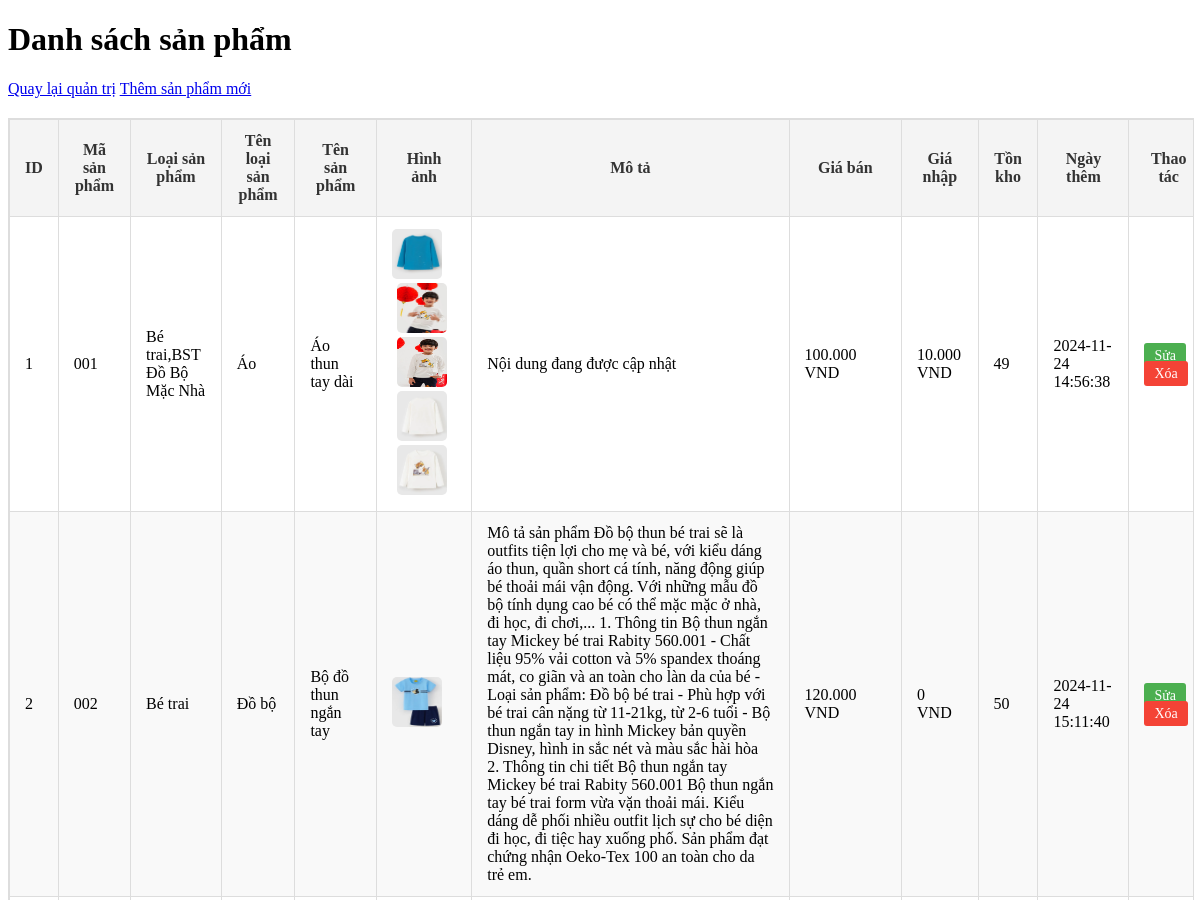
Page /admin/product_list.php (signed in, upper part) on the earlier database version.
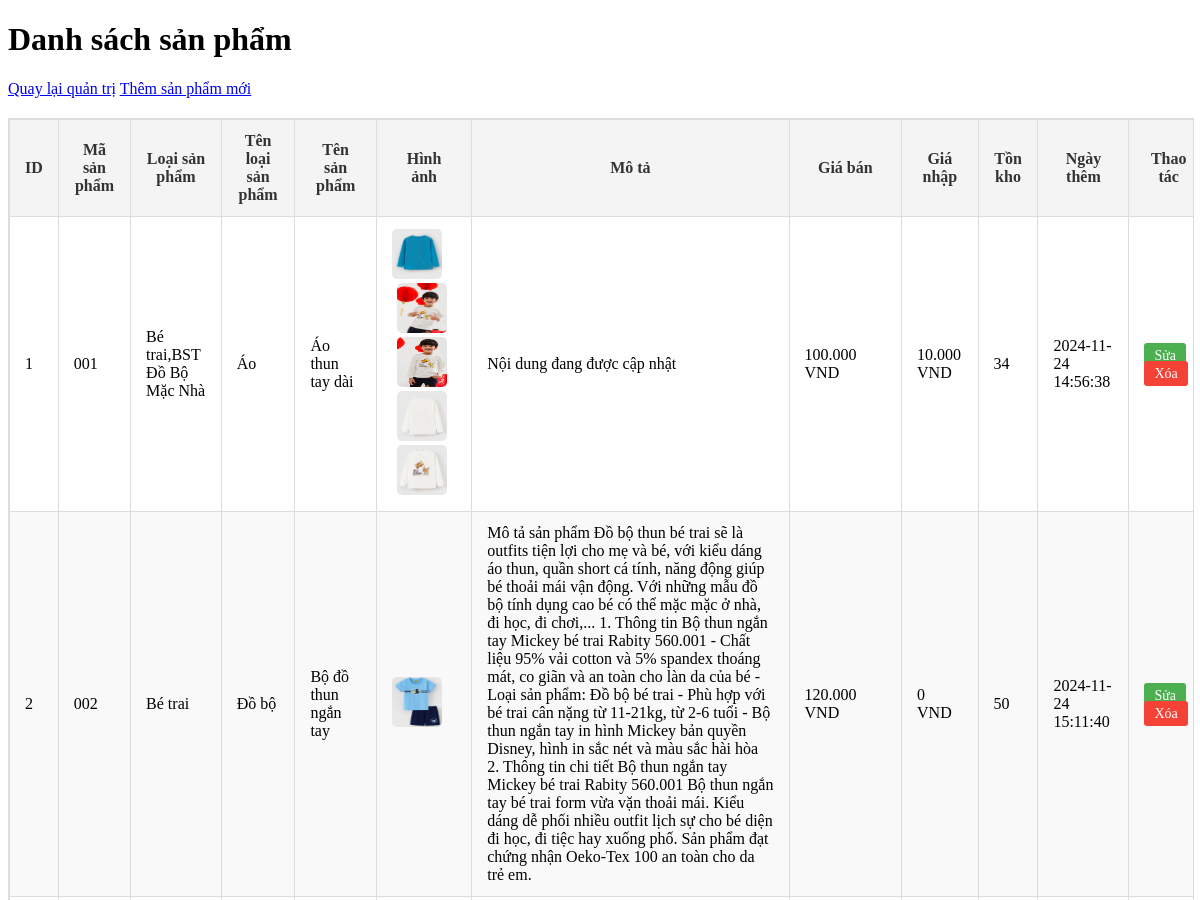
Same page on the later database version.
### tables this page shows
CREATE TABLE `products` (
  `id` int(11) NOT NULL,
  `product_code` varchar(50) NOT NULL,
  `category` varchar(50) NOT NULL,
  `category_name` varchar(50) NOT NULL,
  `name` varchar(255) NOT NULL,
  `image` varchar(255) NOT NULL,
  `description` text NOT NULL,
  `price` decimal(10,2) NOT NULL,
  `created_at` timestamp NOT NULL DEFAULT current_timestamp(),
  `sale_percentage` int(11) DEFAULT 0,
  `stock` int(11) DEFAULT 50,
  `cost_price` decimal(10,2) DEFAULT NULL,
  `sale_price` decimal(10,2) DEFAULT NULL,
  `sold_quantity` int(11) DEFAULT 0
);

### admin/product_list.php (the view, shortened to what this page needs)
<?php
require '../db.php';
$stmt = $pdo->query("SELECT * FROM products");
$products = $stmt->fetchAll(PDO::FETCH_ASSOC);
?>
<!DOCTYPE html>
<html lang="en">
<head>
    <link rel="stylesheet" href="../css/product_list.css">
</head>
<body>
    <header>
        <h1>Danh sách sản phẩm</h1>
    </header>
    <main>
        <a href="dashboard.php" class="back-btn">Quay lại quản trị</a>
        <a href="add_product.php" class="add-btn">Thêm sản phẩm mới</a>
        <div class="table-container">
            <table>
                <thead>
                    <tr>
                        <th>ID</th>
                        <th>Mã sản phẩm</th>
                        <th>Loại sản phẩm</th>
                        <th>Tên loại sản phẩm</th>
                        <th>Tên sản phẩm</th>
                        <th>Hình ảnh</th>
                        <th>Mô tả</th>
                        <th>Giá bán</th>
                        <th>Giá nhập</th>
                        <th>Tồn kho</th>
                        <th>Ngày thêm</th>
                        <th>Thao tác</th>
                    </tr>
                </thead>
                <tbody>
                    <?php foreach ($products as $product): ?>
                        <?php
                        $img_stmt = $pdo->prepare("SELECT * FROM product_images WHERE product_id = ?");
                        $img_stmt->execute([$product['id']]);
                        $additional_images = $img_stmt->fetchAll(PDO::FETCH_ASSOC);
                        ?>
                        <tr>
                            <td><?php echo htmlspecialchars($product['id']); ?></td>
                            <td><?php echo htmlspecialchars($product['product_code']); ?></td>
                            <td><?php echo htmlspecialchars($product['category']); ?></td>
                            <td><?php echo htmlspecialchars($product['category_name']); ?></td>
                            <td><?php echo htmlspecialchars($product['name']); ?></td>
                            <td>
                                <img src="../uploads/<?php echo htmlspecialchars($product['image']); ?>" alt="<?php echo htmlspecialchars($product['name']); ?>" style="width: 50px; height: 50px;">
                                <?php foreach ($additional_images as $img): ?>
                                    <img src="../uploads/<?php echo htmlspecialchars($img['image_path']); ?>" alt="<?php echo htmlspecialchars($product['name']); ?>" style="width: 50px; height: 50px; margin-left:5px;">
                                <?php endforeach; ?>
                            </td>
                            <td><?php echo htmlspecialchars($product['description']); ?></td>
                            <td><?php echo number_format($product['price'], 0, ',', '.'); ?> VND</td>
                            <td><?php echo number_format($product['cost_price'], 0, ',', '.'); ?> VND</td>
                            <td><?php echo htmlspecialchars($product['stock']); ?></td>
                            <td><?php echo htmlspecialchars($product['created_at']); ?></td>
                            <td>
                                <a href="edit_product.php?id=<?php echo $product['id']; ?>" class="btn-edit">Sửa</a>
                                <a href="delete_product.php?id=<?php echo $product['id']; ?>" class="btn-delete" onclick="return confirm('Bạn có chắc chắn muốn xóa sản phẩm này?');">Xóa</a>
                            </td>
                        </tr>
                    <?php endforeach; ?>
                </tbody>
            </table>
        </div>
    </main>
</body>
</html>

Differences in the rows shown:
changed products "Bé trai,BST Đồ Bộ Mặc Nhà": stock "49" → "34"
